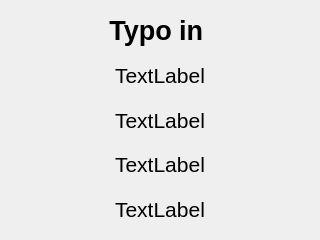
<?xml version="1.0" encoding="UTF-8"?>
<ui version="4.0">
 <class>PopUp</class>
 <widget class="QDialog" name="PopUp">
  <property name="geometry">
   <rect>
    <x>0</x>
    <y>0</y>
    <width>320</width>
    <height>240</height>
   </rect>
  </property>
  <property name="windowTitle">
   <string>Dialog</string>
  </property>
  <layout class="QVBoxLayout" name="verticalLayout">
   <item>
    <widget class="QLabel" name="label1">
     <property name="font">
      <font>
       <pointsize>20</pointsize>
       <weight>75</weight>
       <bold>true</bold>
      </font>
     </property>
     <property name="text">
      <string>Typo in </string>
     </property>
     <property name="alignment">
      <set>Qt::AlignCenter</set>
     </property>
    </widget>
   </item>
   <item>
    <widget class="QLabel" name="label2">
     <property name="font">
      <font>
       <pointsize>16</pointsize>
       <weight>50</weight>
       <bold>false</bold>
      </font>
     </property>
     <property name="text">
      <string>TextLabel</string>
     </property>
     <property name="alignment">
      <set>Qt::AlignCenter</set>
     </property>
    </widget>
   </item>
   <item>
    <widget class="QLabel" name="label3">
     <property name="font">
      <font>
       <pointsize>16</pointsize>
      </font>
     </property>
     <property name="text">
      <string>TextLabel</string>
     </property>
     <property name="alignment">
      <set>Qt::AlignCenter</set>
     </property>
    </widget>
   </item>
   <item>
    <widget class="QLabel" name="label4">
     <property name="font">
      <font>
       <pointsize>16</pointsize>
      </font>
     </property>
     <property name="text">
      <string>TextLabel</string>
     </property>
     <property name="alignment">
      <set>Qt::AlignCenter</set>
     </property>
    </widget>
   </item>
   <item>
    <widget class="QLabel" name="label5">
     <property name="font">
      <font>
       <pointsize>16</pointsize>
       <weight>50</weight>
       <bold>false</bold>
      </font>
     </property>
     <property name="text">
      <string>TextLabel</string>
     </property>
     <property name="alignment">
      <set>Qt::AlignCenter</set>
     </property>
    </widget>
   </item>
  </layout>
 </widget>
 <resources/>
 <connections/>
</ui>
